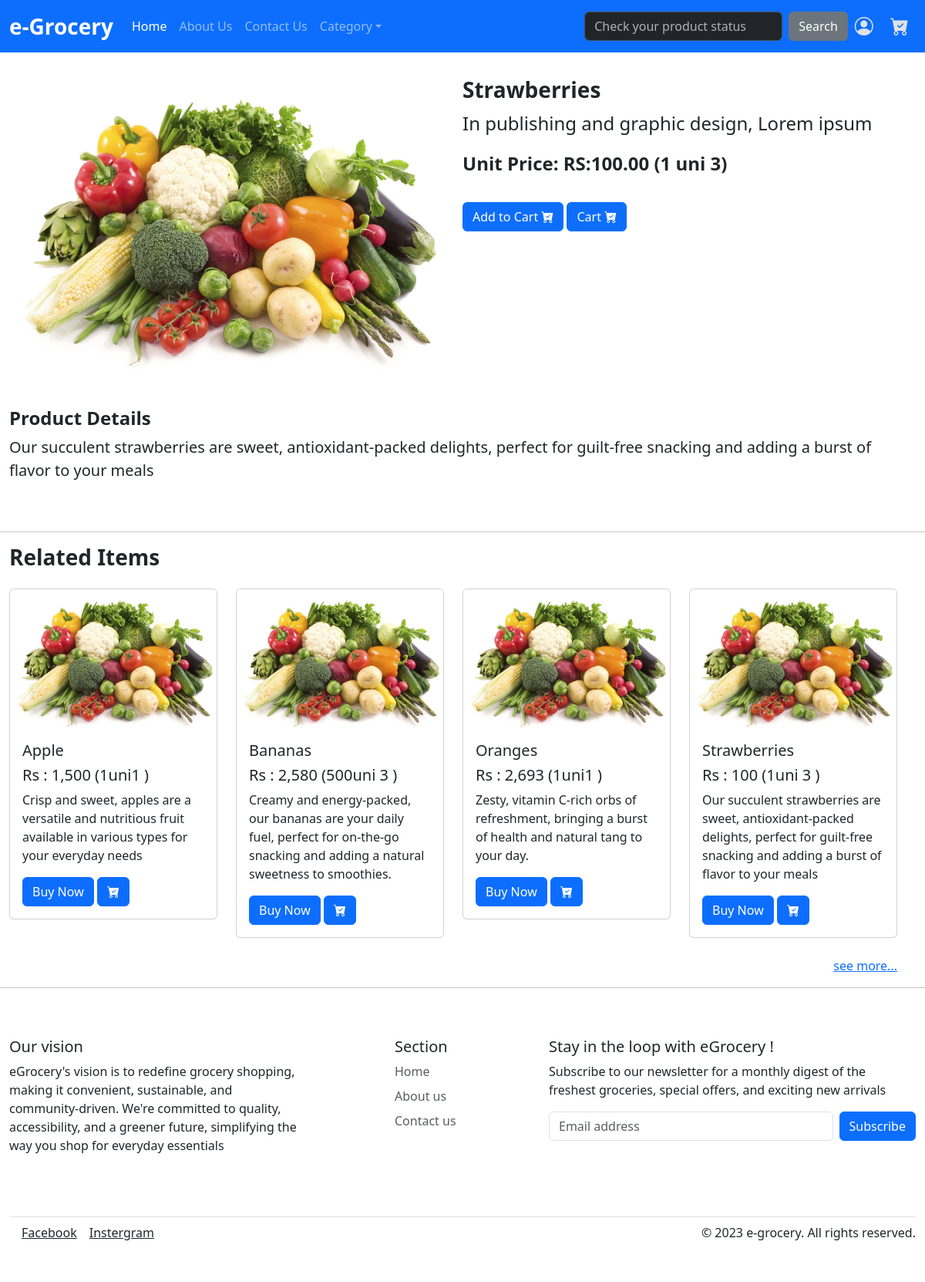
Screenshot of /view/singleProduct.php?pr_id=4 with the database file from the repository.
### tables this page shows
CREATE TABLE IF NOT EXISTS `product` (
  `id` int NOT NULL AUTO_INCREMENT,
  `name` varchar(45) NOT NULL,
  `discription` longtext,
  `img_path` varchar(45) DEFAULT NULL,
  `price` varchar(45) DEFAULT NULL,
  `category_id` int NOT NULL,
  `priceQty` varchar(45) DEFAULT NULL,
  `unit_id` int NOT NULL,
  `smapleDis` longtext,
  PRIMARY KEY (`id`),
  KEY `fk_product_category_idx` (`category_id`),
  KEY `fk_product_unit1_idx` (`unit_id`),
  CONSTRAINT `fk_product_category` FOREIGN KEY (`category_id`) REFERENCES `category` (`id`),
  CONSTRAINT `fk_product_unit1` FOREIGN KEY (`unit_id`) REFERENCES `unit` (`id`)
);

CREATE TABLE IF NOT EXISTS `unit` (
  `id` int NOT NULL AUTO_INCREMENT,
  `unit_name` varchar(45) DEFAULT NULL,
  PRIMARY KEY (`id`)
);

### connection.php (called while the page is built, shortened)
<?php
class Database {
    public static $connection;
    public static function setUpConnection() {
        global $dbconfig;
        if (!isset(self::$connection)) {
            self::$connection = new mysqli(
                $dbconfig['db_host'],
                $dbconfig['db_username'],
                $dbconfig['db_password'],
                $dbconfig['db_name'],
                $dbconfig['db_port']
            );
        }
    }
    public static function search($sql, ...$params) {
        $stmt = self::$connection->prepare($sql);
        $stmt->execute();
        $result_set = $stmt->get_result();
        return $result_set;
    }
}
?>

### view/singleProduct.php (the view, shortened to what this page needs)
<?php
if (isset($_GET['pr_id'])) {
    $prid = $_GET['pr_id'];
    require_once('./Header.php');
    $pr_rs = Database::search("SELECT product.id AS pid, product.* , unit.* FROM product INNER JOIN unit ON product.unit_id = unit.id WHERE product.id = '" . $prid . "' ");
    $pr_data = $pr_rs->fetch_assoc();
?>
    <div class="row " style="margin-top: 100px;">
        <div class="col-12 col-md-6">
            <img src="../document/<?php echo $pr_data['img_path'] ?>" alt="Product Name" class="img-fluid">
        </div>
        <div class="col-12 col-md-6">
            <h2 class="fw-bold fs-3"><?php echo $pr_data['name'] ?></h2>
            <p class="fs-4"><?php echo $pr_data['smapleDis'] ?></p>
            <p class="fw-bold fs-4">Unit Price: RS:<?php echo number_format($pr_data['price']) ?>.00 (<?php echo $pr_data['priceQty'] ?> <?php echo $pr_data['unit_name'] ?>)</p>
            <div>
                <button class="btn btn-primary" id="cart-<?php echo $pr_data['pid'] ?>" onclick="addCardItem('<?php echo $pr_data['pid'] ?>')">Add to Cart <i class="bi bi-cart-check-fill"></i></button>
                <button class="btn btn-primary" onclick=" location.href = './cart.php' ">Cart <i class="bi bi-cart-check-fill"></i></button>
            </div>
        </div>
    </div>
    <div class="row mt-5">
        <div class="col-12">
            <h3 class="fw-bold fs-4">Product Details</h3>
            <p class="fs-5"><?php echo $pr_data['discription'] ?></p>
        </div>
    </div>
    <br>
    <hr class="fw-bold mt-5"><br>
    <h3 class="text-start fw-bold fs-3 mb-4">Related Items</h3>
    <div class="row" data-aos="fade-left" data-aos-duration="800" data-aos-delay="200" data-aos-once="true">
        <?php
        $product_rs = Database::search("SELECT product.* , unit.* , product.id AS pid  FROM product INNER JOIN unit ON product.unit_id = unit.id  WHERE category_id = '" . $pr_data["category_id"] . "' LIMIT 4 ");
        foreach ($product_rs as $product_data) {
        ?>
            <div class="col-12 col-md-3">
                <div class="card mb-4">
                    <img src="../document/<?php echo $product_data["img_path"] ?>" class="card-img-top" alt="Product 1">
                    <div class="card-body">
                        <h5 class="card-title"><?php echo $product_data["name"] ?></h5>
                        <h5 class="card-title">Rs : <?php echo number_format($product_data["price"] )?> (<?php echo $product_data["priceQty"] . "" . $product_data["unit_name"] ?> )</h5>
                        <p class="card-text"><?php echo $product_data["discription"] ?></p>
                        <div>
                            <a href="./singleProduct.php?pr_id=<?php echo $product_data["pid"] ?>" class="btn btn-primary">Buy Now</a>
                            <button class="btn btn-primary" id="cart-<?php echo $product_data['pid'] ?>" onclick="addCardItem('<?php echo $product_data['pid'] ?>')"><i class="bi bi-cart-check-fill"></i></button>
                        </div>
                    </div>
                </div>
            </div>
        <?php
        }
        ?>
        <div class="text-end float-right">
            <a href="./product.php?cat_id=<?php echo $product_data['category_id'] ?>" class="text-primery">see more...</a>
        </div>
    </div>
<?php
    require_once('./Footer.php');
} else {
    header('Location: ./home.php');
    exit();
}
?>

### src/styles/style.css (style rules this page uses)
body { margin: 0; padding: 0; box-sizing: border-box; overflow-x: hidden; }

### rows the page displays
product: img_path (picture), name "Strawberries", smapleDis "In publishing and graphic design, Lorem ipsum", price "100", priceQty "1", unit.unit_name "uni 3", discription "Our succulent strawberries are sweet, antioxidant-packed delights, perfect for guilt-free snacking and adding a burst of flavor to your meals"
product: img_path (picture), name "Apple", price "1,500", priceQty "1", unit.unit_name "uni1", discription "Crisp and sweet, apples are a versatile and nutritious fruit available in various types for your everyday needs"
product: img_path (picture), name "Bananas", price "2,580", priceQty "500", unit.unit_name "uni 3", discription "Creamy and energy-packed, our bananas are your daily fuel, perfect for on-the-go snacking and adding a natural sweetness to smoothies."
product: img_path (picture), name "Oranges", price "2,693", priceQty "1", unit.unit_name "uni1", discription "Zesty, vitamin C-rich orbs of refreshment, bringing a burst of health and natural tang to your day."
